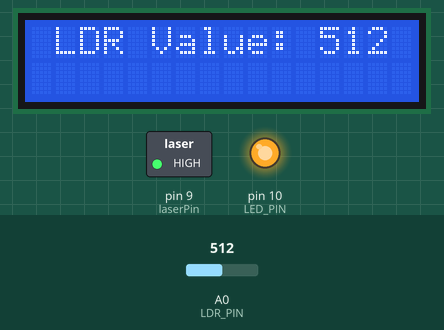
Simulated run of this sketch. Board: Arduino Uno, built with avr-gcc and run on an emulated ATmega328P. On the bench: 16×2 character LCD, switched loads named in the sketch (green lamp = pin HIGH), output pins drawn as LEDs (lit = HIGH). Inputs (shaded band) come from the test bench; at power-on: A0 (LDR_PIN) = 512.

Above: at 1.2 s.
1.3 s: A0 (LDR_PIN) set to 411
At 2.4 s:
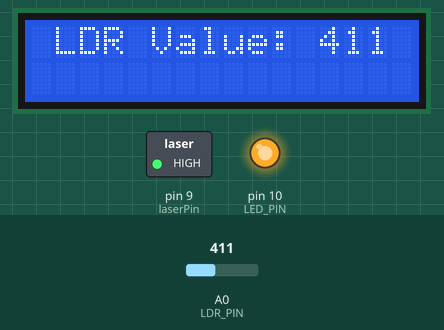
2.8 s: A0 (LDR_PIN) set to 384
At 4.0 s:
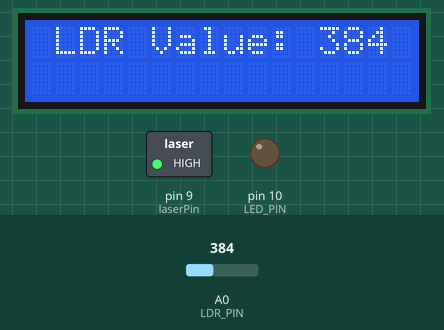
4.3 s: A0 (LDR_PIN) set to 410
At 4.8 s:
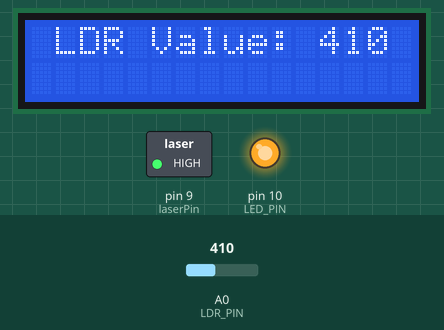
Timing chart, 0 to 7.3 s (numbered marks = the images above; inputs shaded):
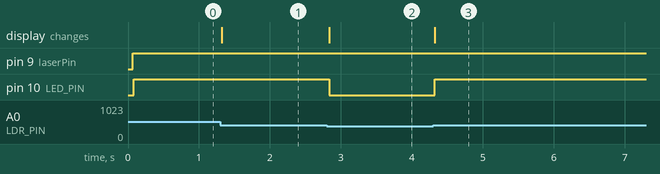

The sketch:

LCD.ino
```cpp
#include <Wire.h>
#include <LiquidCrystal_I2C.h>
LiquidCrystal_I2C lcd(0x27, 16, 2);

const int LDR_PIN = A0; // LDR connected to analog pin A0
const int LED_PIN = 10; // LED connected to digital pin 9
int laserPin = 9;

void setup() {
  pinMode(laserPin, OUTPUT);
  pinMode(LED_PIN, OUTPUT); // set LED pin as output
  Serial.begin(9600); // initialize serial communication
  lcd.init(); // initialize the LCD display

  lcd.backlight();
}

void loop() {
  digitalWrite(laserPin, HIGH);
  int sensorValue = analogRead(LDR_PIN); // read LDR value
  lcd.setCursor(0,0); // set cursor to the first column and first row
  lcd.print(" LDR Value: "); // print the label
  lcd.print(sensorValue); // print the LDR value
  if (sensorValue < 400) {
    digitalWrite(LED_PIN, LOW); // turn LED on
  } else {
    digitalWrite(LED_PIN, HIGH); // turn LED off
  }

  delay(10); // wait for 100 milliseconds
}
```

Measured:
- the behaviour switches between 400 and 399 on A0 (LDR_PIN) (found by bisection; images 1 and 2)
- after the input at 1.3 s, the display: changes at once (image 1)
- after the input at 2.8 s, pin 10 (LED_PIN): HIGH → LOW at once; the display: changes at once (image 2)
- after the input at 4.3 s, pin 10 (LED_PIN): LOW → HIGH at once; the display: changes at once (image 3)
